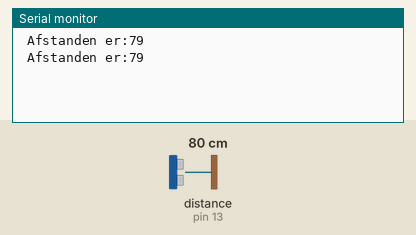
Simulated run of this sketch. Board: Arduino Mega 2560, built with avr-gcc and run on an emulated ATmega2560. Shown: the last lines printed to the serial monitor. Wiring (inferred from the names in the program): ultrasonic range finder: trigger pin 12; echo pin 13. Inputs (shaded band) come from the test bench; at power-on: distance to the obstacle (sensor on pin 13) 80 cm. The echo pulse lasts 58.3 µs per cm.

Above: at 1.8 s.
1.9 s: distance to the obstacle (sensor on pin 13) set to 2 cm
At 2.7 s:
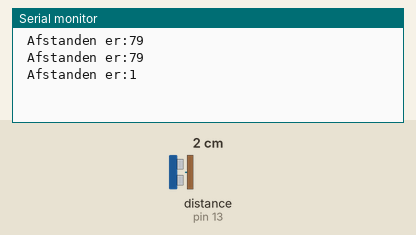
3.4 s: distance to the obstacle (sensor on pin 13) set to 4 cm
At 4.8 s:
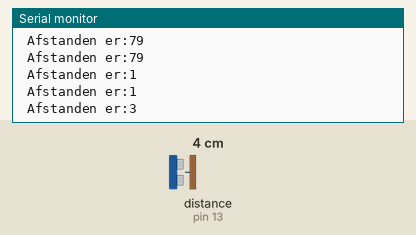
Timing chart, 0 to 6.4 s (numbered marks = the images above; inputs shaded):
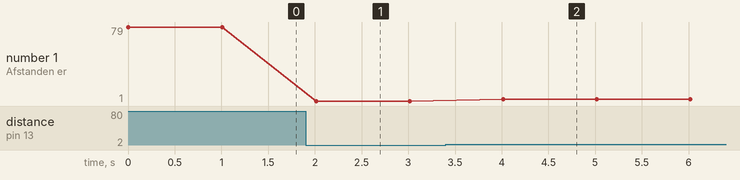

The sketch:

Master.ino
```cpp
 unsigned long afstand();


const int echoPin = 13;
const int trigPin = 12;
const int VCC1_ = 11;
const int VCC2_ = 53;
const int tx = 51;
#define rx A0


void setup() {
  Serial.begin(9600);
  // put your setup code here, to run once:
  pinMode(echoPin, INPUT);
  pinMode(trigPin, OUTPUT);
  pinMode(VCC1_, OUTPUT);
  pinMode(VCC2_, OUTPUT);
  pinMode(tx, OUTPUT);
}

void loop() {

  // put your main code here, to run repeatedly:
  digitalWrite(VCC1_ , HIGH);
  digitalWrite(VCC2_ , HIGH);

   while(1)
   {
      Serial.print("\n Afstanden er:");
      Serial.print(afstand());
      delay(1000);
   }
}


 unsigned long afstand()
  {
    unsigned int distanceAvg = 0;


      long duration, distance;
      digitalWrite(trigPin, LOW);  // Added this line
      delayMicroseconds(2); // Added this line
      digitalWrite(trigPin, HIGH);
      delayMicroseconds(10); // Added this line
      digitalWrite(trigPin, LOW);
      duration = pulseIn(echoPin, HIGH);
      distance = (duration/2) / 29.1;

      distanceAvg = distanceAvg + distance;


    return distanceAvg;
  }
```

Measured:
- after the input at 1.9 s, the serial monitor: prints a new line after 0.11 s (image 1)
- after the input at 3.4 s, the serial monitor: prints a new line after 0.61 s (image 2)
- plotted number 1: 79 → 1 after the input at 1.9 s, 1 → 3 after the input at 3.4 s
